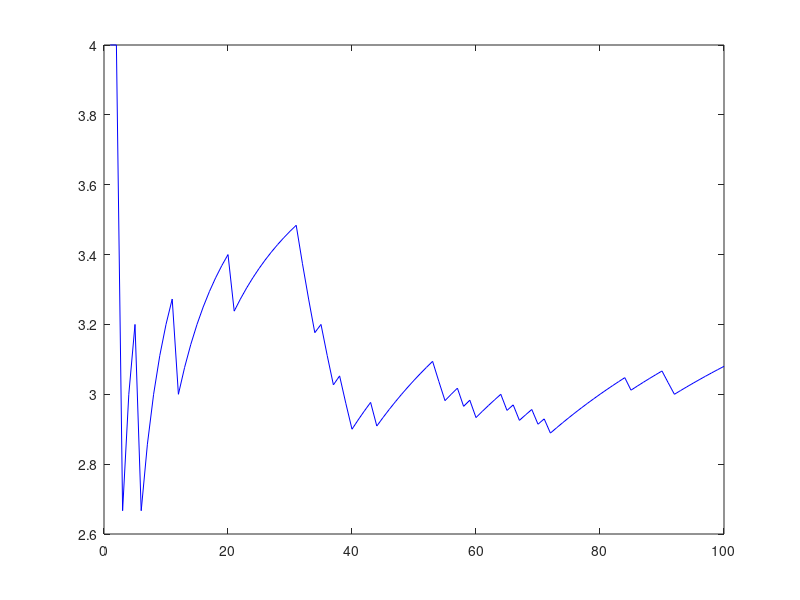

Here is the MATLAB script that generated this plot: (Note: this script raises an error after producing the figure.)
% clear workspace since we are about to load a lot of data
clear; clc; close all;  

% number of iterations for different cases (1e3 = 1 × 10^3)
iterations = [1e2, 1e4, 1e6];

% for each interval of iterations we make a counter for points inside of the "circle"
% and an array to store pi estimates
for k = 1:length(iterations)
    n_iter = iterations(k);
    points_inside = 0;
    pi_estimates = zeros(n_iter, 1);

    % [[ MONTE CARLO SIMULATION ]]
    % Generate random points and estimate pi
    for i = 1:n_iter
        % rand returns values in interval [0,1]. to make points around the origin
        % in (0,0) with radius of lenght 2, we multiply by 2 (now [0,2]) and subtract
        % 1 (now [-1,1])
        x = 2 * rand() - 1;
        y = 2 * rand() - 1;

        % for a circle - the point is either an inner or a boundary point if x 
        % and y satisfy this (in)equation
        if (x^2 + y^2 <= 1)
            points_inside = points_inside + 1;
        end
        
        % pi estimate is calculated as the ratio between circle and square
        % surface area. area of circle = pi × r^2, area of square = 2r × 2r.
        % let r = 1. now pi × 1^2 = pi => area of circle = pi, area of square = 4.
        % ratio = pi / 4 => ratio × 4 = pi, where ratio = points inside of circle.
        % the estimation if better with more points, as it is seen on the graph.
        pi_estimates(i) = 4 * points_inside / i;
    end
    
    relative_error = abs(pi_estimates - pi) / pi * 100;
    
    figure
    %       x           y
    plot(1:n_iter, pi_estimates, 'b')
    hold on
    yline(pi, 'r')
    xlabel('Iterations')
    ylabel('Estimated π value')
    title(sprintf('π estimation with %d iterations', n_iter))
    grid on
    
    fprintf('For %d iterations:\n', n_iter)
    fprintf('Final π estimate: %.6f\n', pi_estimates(end))
    fprintf('Final relative error: %.6f%%\n\n', relative_error(end))
end
